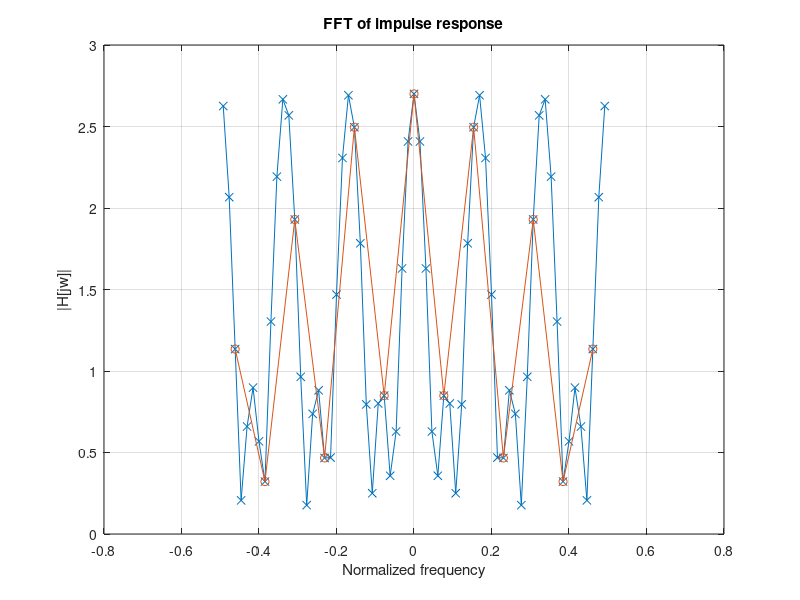

This figure's MATLAB source: (Note: this script raises an error after producing the figure.)
h = [1 zeros(1,5) 0.9 zeros(1,5) 0.8];

padding = length(h)*4;
h_padded = [h zeros(1,padding)];

% Calculate frequencies
N = length(h);
w = [-pi*((N-1)/N): 2*pi/N: pi]'
N_padded = length(h_padded);
w_padded = [-pi*((N_padded-1)/N_padded): 2*pi/N_padded: pi];

% FFT
H = fftshift(fft(h));
H_padded = fftshift(fft(h_padded));

% Plot
close all;
plot(w_padded/2/pi, abs(H_padded), '-x', w/2/pi, abs(H), '-o');
grid on;
xlabel 'Normalized frequency';
ylabel '|H[jw]|';
title 'FFT of impulse response';


close all;

addpath('../../../../../EPO-4 Personal/repo/src/UBERGRAPH/');

x = {w_padded/2/pi,w/2/pi};
y = {abs(H_padded),abs(H)};
LineStyle = {'-','-'};
LineMode = {'stem','stem'};
LineWidth = [1.5;1.5];
LineColor = [[1 0 0];[0 1 0]];
MarkerStyle = {'o','x'};
MarkerFaceColor = [[1 0 0];[0 1 0]];
MarkerEdgeColor = [[1 0 0];[0 1 0]];
MarkerSize = [8;8];
legendText = {'5 \cdot13 samples','13 samples'};
makeLegend = 'yes';
legendLocation = 'northEast';
logX = 0;

XTicks = 'auto';
YTicks = 'auto';
outputPath = 'output/ass-1-report-5'; % 'off' to disable outputting
graphTitle = 'Effect of zero padding';
yLabel = '|H(\omega)|';
xLabel = 'Normalized frequency';
xLim = 'auto';
yLim = 'auto';

uber_graph;